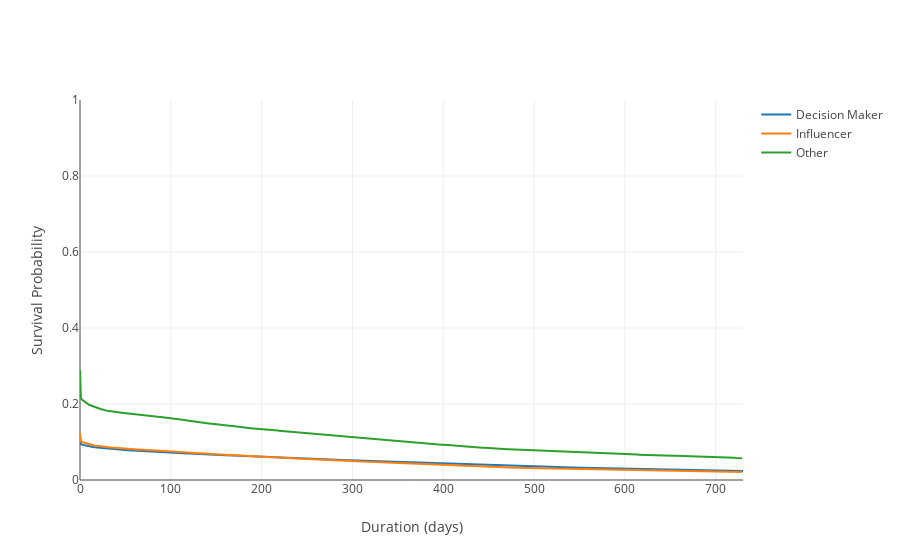

Notebook source saved alongside this figure:
### Markdown cell above
We can see that while role is highly correlated with mortality, segment doesn't seem to be.  (Is this because marketing does an equally good/bad job across segments?  Or because they produce content that is segment agnostic but role specific?)

Let's take a look at our charts while accounting for segment:

### Code cell
data = []
role = list(survivorData.role.unique())
role.sort()
for i in role:
    df = survivorData[survivorData.role == i]
    T=df['duration']
    E=df['observed']
    name = i
    survTable = kmf.fit(T,event_observed=E).survival_function_.reset_index()
    survTable = survTable[survTable.timeline <= 730]
    i = go.Scatter(x=survTable['timeline'],y=survTable['KM_estimate'],name = name)
    data.append(i)  
    
layout = go.Layout(yaxis={'range':[0,1],'showline':False,'title':'Survival Probability'},
                   xaxis={'title':'Duration (days)'})

fig=go.Figure(data=data,layout=layout)
offline.iplot(fig)

### Figure 1 — Plotly figure (JSON) as saved in the notebook; plotly's stock layout.template omitted (floating-point values rounded to 4 significant figures; data arrays with more than 128 entries replaced by an {"elided": "..."} marker saying what was removed)
{"data": [{"name": "Decision Maker", "type": "scatter", "uid": "7c92a31e-3b04-477f-b512-b74913792693", "x": {"elided": "723 int values"}, "y": {"elided": "723 float values"}}, {"name": "Influencer", "type": "scatter", "uid": "387f4122-afe9-4fac-b9d8-6934be902028", "x": {"elided": "600 int values"}, "y": {"elided": "600 float values"}}, {"name": "Other", "type": "scatter", "uid": "e9eba29c-16c1-4394-aa1f-904b597e56ea", "x": {"elided": "674 int values"}, "y": {"elided": "674 float values"}}], "layout": {"xaxis": {"title": {"text": "Duration (days)"}}, "yaxis": {"range": [0, 1], "showline": false, "title": {"text": "Survival Probability"}}}}
